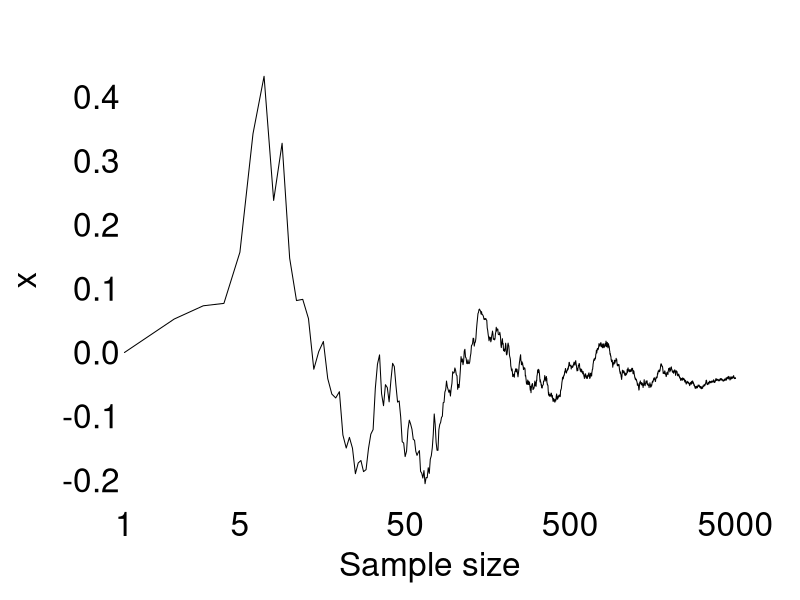
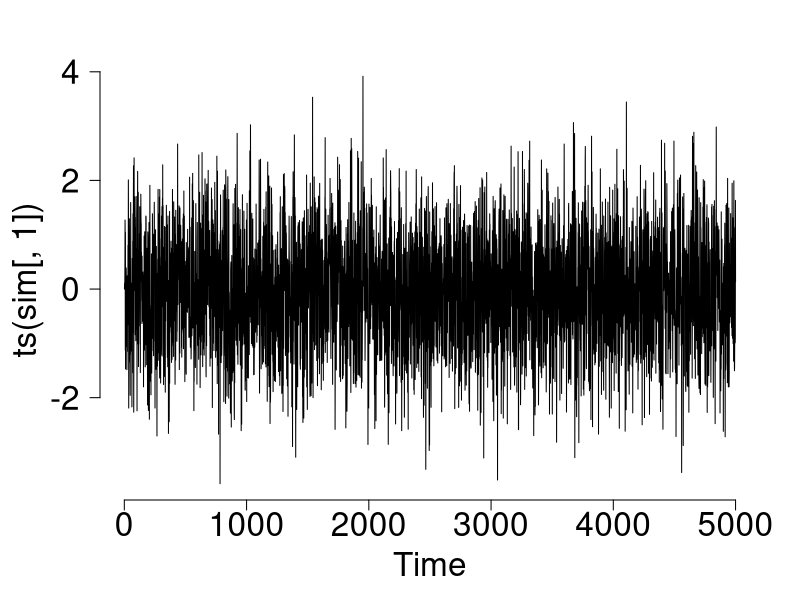
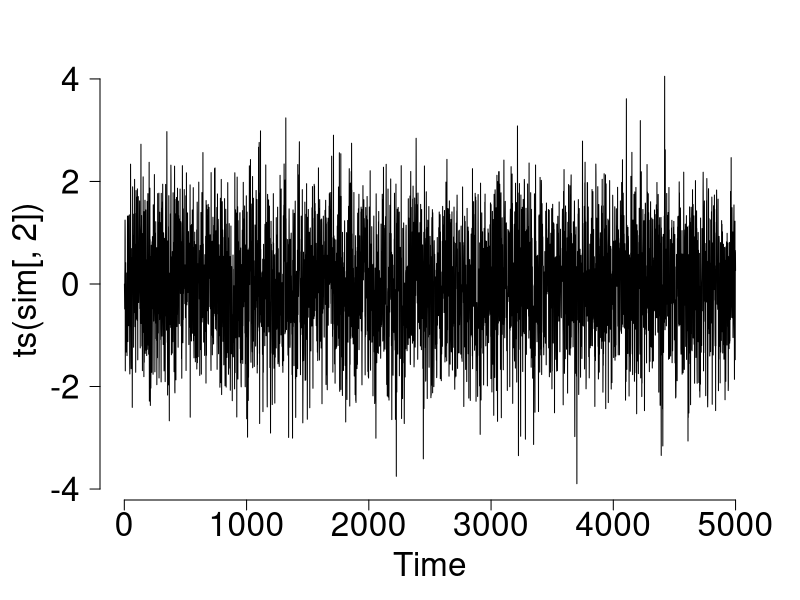
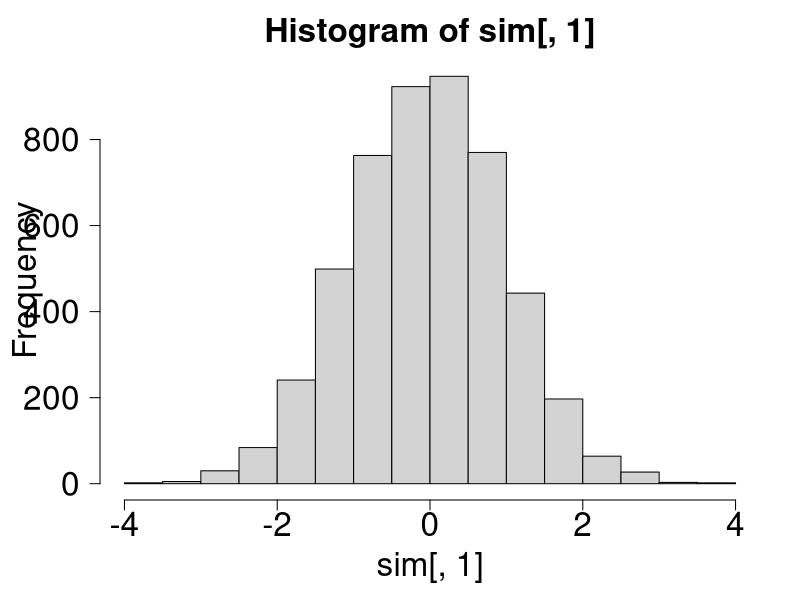
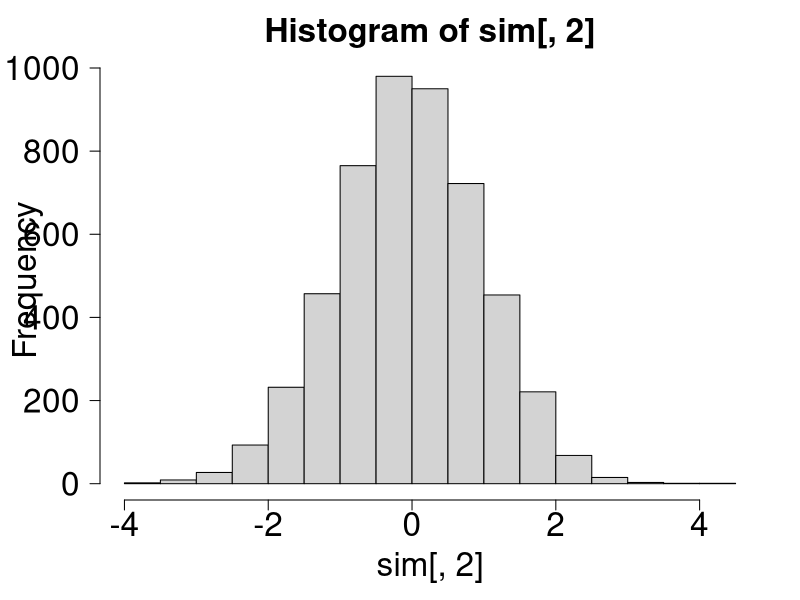
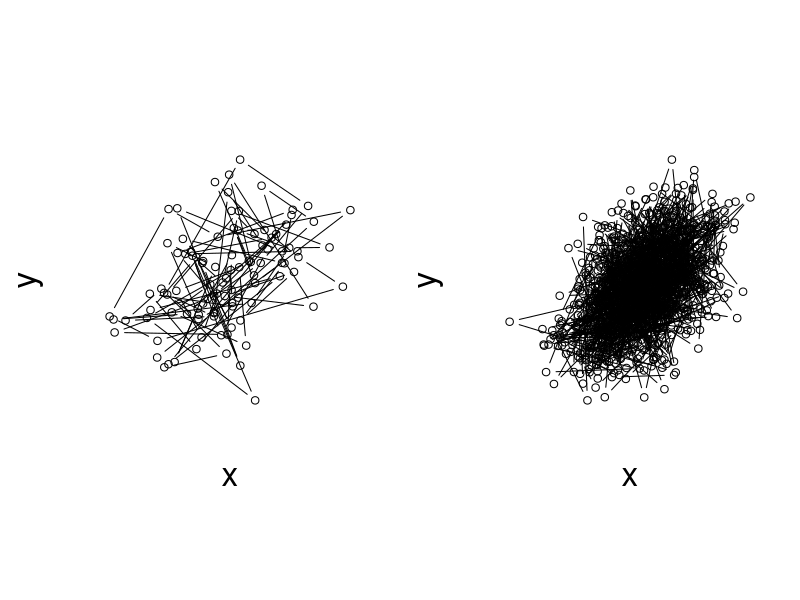

The R source for these figures, in order:
## Gibbs sampler
N=5000
rho=.5

# Gibbs sampler
x=y=vector()
x[1]=y[1]=0
for(i in 2:N){
  x[i] = rnorm(1,rho*y[i-1],sqrt(1-rho^2))
  y[i] = rnorm(1,rho*x[i],sqrt(1-rho^2))
}

sim=cbind(x,y)

# Plot estimate relative to sample size
par(mar=c(5,5,3,2),las=1,cex.lab=2,cex.axis=2,cex.main=2,bty='n')

# Sample size
q<-c()
for(i in 1:N){  q[i]=mean(x[1:i])}
plot(q,type='l',log='x',axes=F,xlab='Sample size',ylab='x')
axis(1,tick=F);axis(2,tick=F,line=-2)

# Convergence
plot(ts(sim[,1]))
plot(ts(sim[,2]))

# Plots of the marginals and the joint distribution
hist(sim[,1])
hist(sim[,2])

# Plot sampling
par(pty='s',mfrow=c(1,2))
plot(sim[1:100,],type="b",axes=F,xlab='x',ylab='y')
plot(sim[1:1000,],type="b",axes=F,xlab='x',ylab='y')

## FIN
